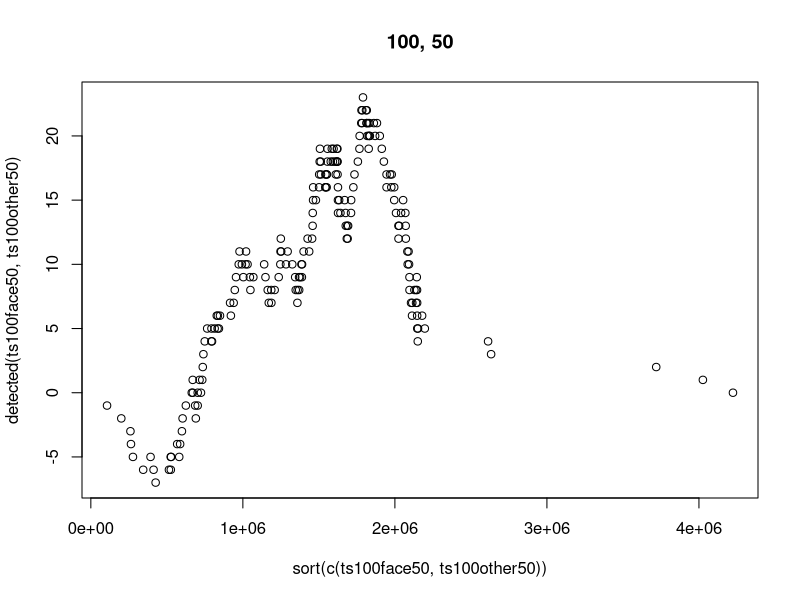
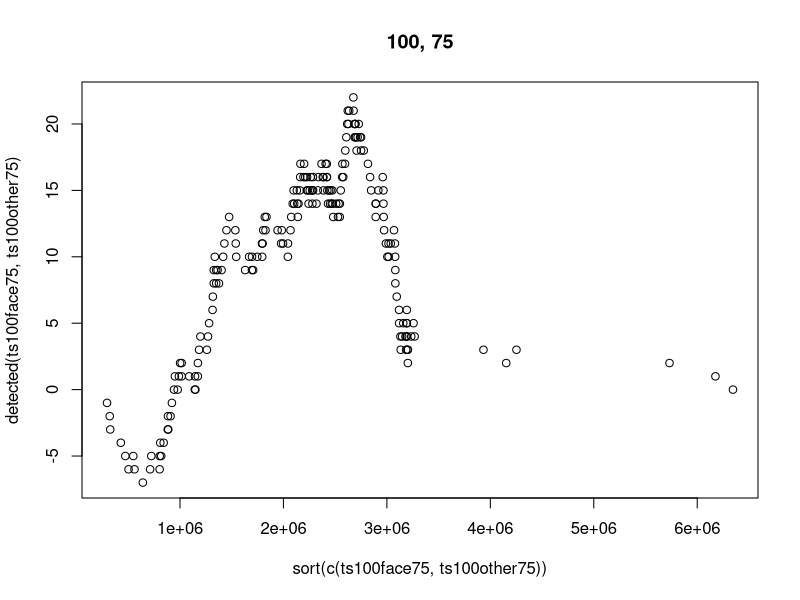
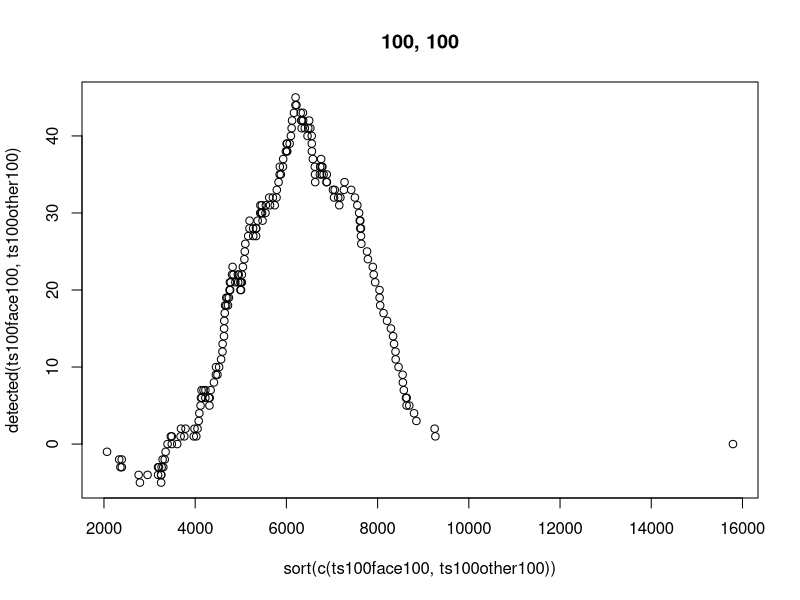
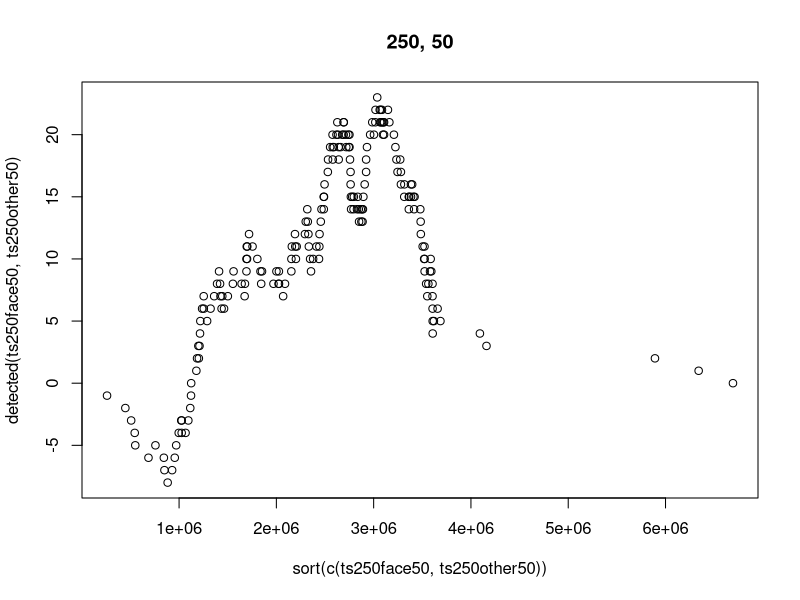
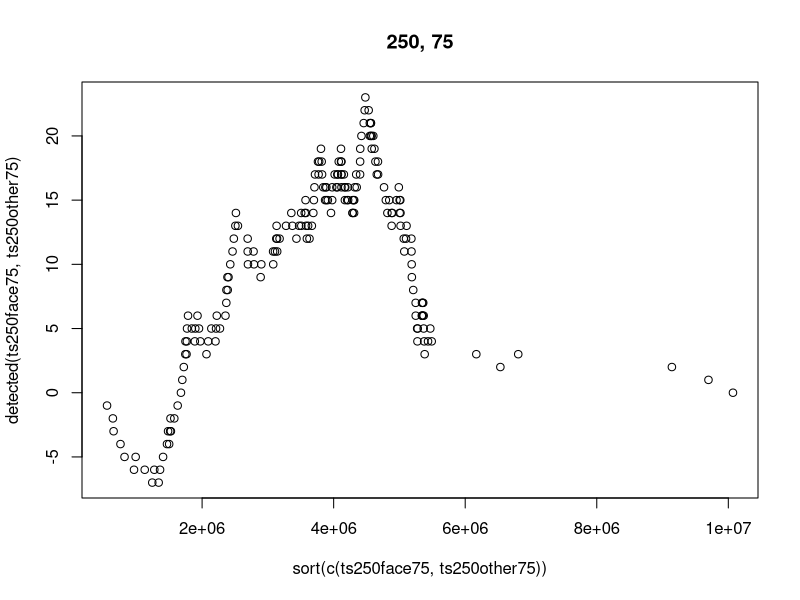
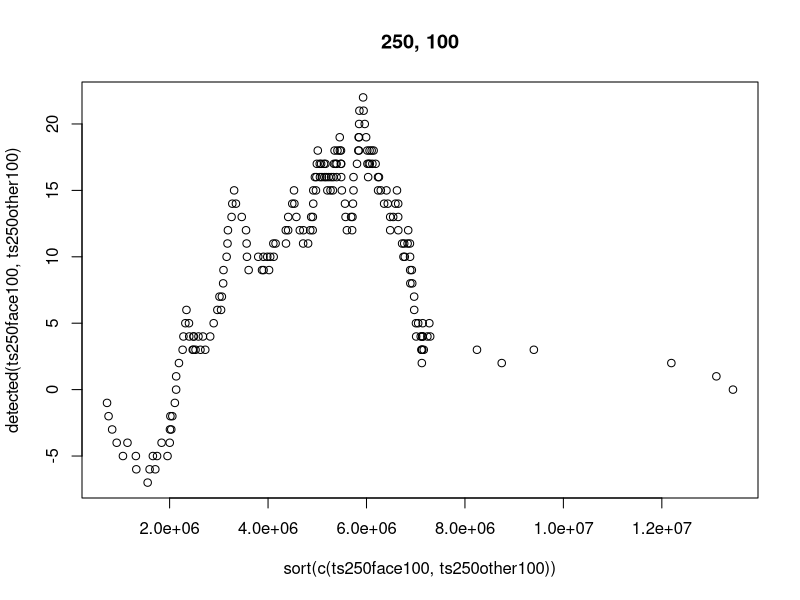
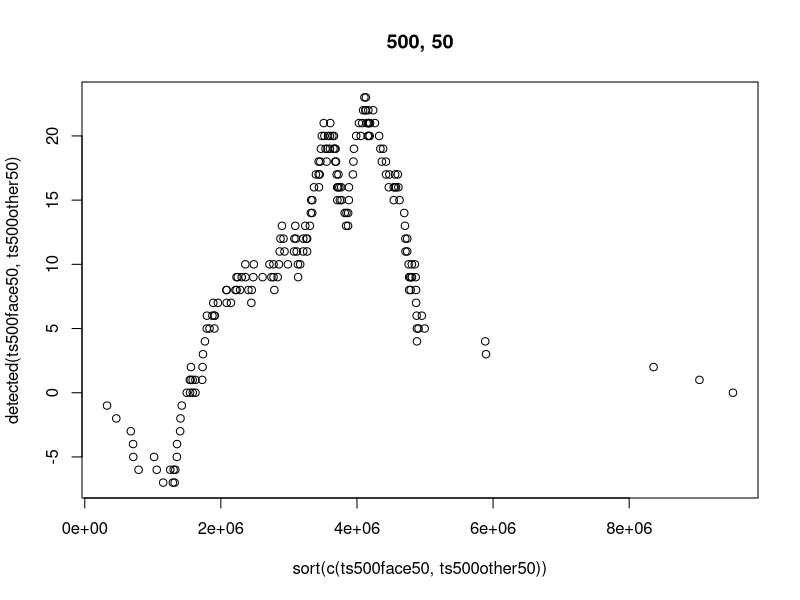
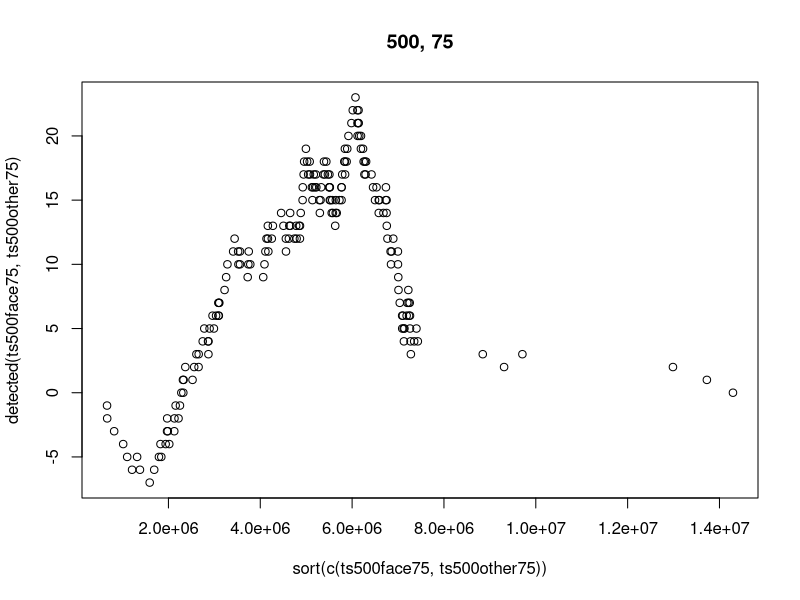

Source code (R) for these figures, in order:
detected <- function(faces, others) {
  all <- c(faces, others)
  face <- sort(faces, decreasing = F)
  other <- sort(others, decreasing = F)
  all <- sort(all, decreasing = F)
  i <- 1
  j <- 1
  v <- c()
  for(k in 1:length(all)) {
    e <- 0
    if(k==1) {
      e <- 0
    } else {
      e <- v[k-1]
    }
    if(i<=length(faces)) {
      if(face[i]==all[k]) {
        i <- i+1
        e <- e + 1
      }
    }
    if(j<=length(others)) {
      if(other[j]==all[k]) {
        j <- j+1
        e <- e - 1
      }
    }
    
    v <- c(v, e)
  }
  return(v)
}


print("Hello world, this is data-analysis")
#100 faces in training set
ts100gtime25 <- 1.1227232
ts100rtime25 <- 0.3196268
ts100face25 <- c(811156.1368664167, 238778.82792389704, 712302.7100136271, 355377.62019544555, 787867.7013320265, 1167039.286982863, 508580.7438974454, 833189.5847078479, 894078.681233225, 734947.6514100229, 932792.2737717849, 938082.7021593328, 791961.3175848717, 756363.4472145351, 690843.760845447, 941893.5821008887, 317849.59654956986, 888779.0951054817, 396855.0409863551, 977630.4701005538, 878900.3364162502, 795110.6964358791, 309373.2724103369, 976467.8439707541, 348774.2353437959, 327515.5076724697, 837998.3065993108, 873771.5868992235, 633794.6866018927, 666977.7339299754, 421342.4061901505, 681884.0558391245, 852932.0735801636, 741874.922584242, 620203.0562035581, 313069.9579550132, 1045678.7169382627, 634841.8495108215, 631834.7318544256, 850376.8242522664, 842979.2762938606, 815380.9813750503, 310611.09350680624, 518107.78952222184, 388730.70967618196, 581883.1017635172, 639681.7888609942, 832712.7578650542, 318010.3833313318, 757168.2537817565, 758390.6192158218, 366364.185236907, 719470.6575885053, 386710.33775068255, 505241.80037946516, 914127.0262227249, 1015384.3526267856, 815586.6972228134, 615280.8419216919, 733756.1479936137, 823072.4774617554, 808717.7488521929, 911809.6978645294, 703045.8304455498, 462874.4537356248, 649796.9048108533, 869719.8767577389, 626031.0644142149, 289877.28893136664, 646415.6447540991, 418037.8949713996, 540665.3000384213, 917221.2474650537, 784694.8720343856, 281666.74928534165, 515790.0982153713, 811062.0705282576, 911655.2090518124, 985624.1461836285, 932194.5493339304, 733255.0388297639, 525078.6685090645, 1089983.5332489097, 958944.1242312877, 442708.4085583519, 1093925.2461104007, 1069328.5197074811, 554710.6120664951, 244198.65436762138, 345235.4591462181, 1049885.1140647575, 723232.9728355629, 445842.84771857725, 443193.68121996336, 383288.30603932345, 916490.1208176165, 989952.4610908246, 309019.1313633425, 711570.5676525821, 665027.6679080849)
ts100other25 <- c(1021243.660427265, 183188.1963956399, 828772.6219747303, 286980.4373893181, 1009130.8466410794, 1046750.3304860424, 137608.29323559487, 348613.3670386347, 782795.934289849, 339216.38974591746, 1045536.8993161506, 115291.08105550225, 631434.6374947719, 928037.6070154323, 813653.1905238847, 850944.5392851934, 685689.1358760939, 601088.6712565187, 859989.3265371998, 850774.8066362842, 485686.7293022366, 535306.932812908, 948231.8060713361, 844316.2321852938, 651683.7778684959, 657029.0875125076, 797156.5865381904, 696204.4175643547, 1081245.5779436354, 1684316.9727479261, 1027789.8992893713, 808914.5025798249, 518592.9460008301, 536455.9461872526, 505480.9769775796, 1069769.0389759669, 1078822.2041316668, 858111.2634606104, 698883.3245323615, 947146.3502003872, 1059288.406378773, 284066.6154632869, 372133.6167368543, 1048001.7470793923, 927504.3278451102, 776541.2725297062, 1732365.6685999408, 510774.8799214683, 990593.6015814731, 988931.2178718747, 174644.88053411184, 121536.21716116679, 797268.3644907366, 829355.7956738459, 1045197.9446284557, 913307.62279496, 724156.0621707266, 1031954.4011790034, 953565.6510474778, 532863.1306902247, 818677.9482953628, 807640.2708794929, 889297.3979379319, 826298.223009447, 2103245.570272234, 749819.7090246374, 1298001.4465810757, 983906.3528382796, 983883.4260144739, 1052156.9825192562, 1063877.2279264396, 784614.3885109881, 711725.2111401601, 972571.2405900615, 258040.9760254064, 1089783.428244793, 1009029.8256395006, 730913.1318332376, 789054.6981567441, 963182.9985827445, 1084471.8900621533, 500060.19853195775, 834188.2837159442, 532877.8985688647, 1062649.290535349, 1060795.1685229805, 791602.5194726733, 917952.2705304038, 361625.2000271736, 1346247.3020816327, 738793.3398937768, 371860.40857384814, 1109633.6184056622, 761247.5444043309, 1079229.4054442705, 171530.7918147727, 639225.8797785379, 312733.4801585648, 960623.9179588614, 1066351.8864421595)

ts100gtime50 <- 1.202916301
ts100rtime50 <- 0.3752416
ts100face50 <- c(1692364.9323421507, 625003.5622539597, 1507158.4487717561, 715001.0476698835, 1556638.4162557318, 1389320.7274895257, 972847.7145813069, 1768155.7708943675, 1790133.7571459955, 1376556.0303493366, 1861552.6360027469, 2089873.7616579125, 1621836.393264213, 1425947.3903383405, 1209145.3269129114, 1726753.1705219797, 527970.4123294316, 1824732.0180502725, 849538.1901982026, 2040837.0396123526, 1766833.3971342624, 1555863.875188594, 663793.3411870518, 1968254.5896384853, 567988.3056686656, 749281.2520165374, 1584946.7914314033, 1686636.493902213, 1458874.7011835233, 1235787.0064061028, 702868.6396874018, 1246524.5785919945, 1756497.1549901494, 1455494.602477667, 1360128.024729553, 670193.2300283929, 2143975.8805216104, 1669545.6688407762, 1020909.8290209975, 1734173.9426821992, 1711479.1058978753, 1617080.9142051388, 513755.4577241756, 1186753.2704982325, 793528.6602963106, 978141.341854135, 1247764.7277359671, 1633334.5295277664, 703020.226183453, 1618172.8494777253, 1502091.8463349603, 765310.9929526268, 1596553.0430901416, 740446.3874076587, 954955.0068753939, 1979089.3286238925, 2114460.104546453, 1542803.6190783265, 1017769.1135483391, 1552116.1203796722, 1712317.9753381875, 1550291.6526043783, 1778762.8807191676, 1461917.711624331, 835687.3380007922, 1249626.9381354165, 1881998.5831651136, 1369718.2333130382, 525469.0333288026, 1294481.1974152285, 915902.4254649455, 1140110.5487076554, 1833217.6119825596, 1505334.5301441348, 587362.9458326966, 946893.9859679169, 1385434.1558003644, 1785692.3962264343, 2028145.8891471042, 1832342.53689511, 1462394.0916912681, 939534.3756578184, 2179078.677453064, 1780323.9893442702, 814468.9619441509, 2152210.0197639586, 2139236.9742469587, 1068918.261657973, 392793.92846207216, 599101.3420761933, 2128335.60052636, 1459676.2846066973, 732798.7493154361, 736286.0196382115, 828395.2777532678, 1815044.980191327, 2054222.1059650164, 603637.5445673954, 1501304.513441872, 1399585.5170526442)
ts100other50 <- c(2007381.8140956173, 264014.7182537701, 1592134.2896562598, 526012.6095649039, 1995310.86263107, 2071033.0060708246, 260502.332411785, 690535.3065444889, 1344084.857804479, 671008.8807234282, 2068729.7087623752, 200281.00085001581, 1283617.3094949163, 1813129.4516200235, 1578170.1285740393, 1676946.6638545806, 1388176.9377893717, 1046130.2399763416, 1689209.1129914362, 1784337.8195202984, 797089.3963761927, 1049681.6143980292, 1869973.6441869503, 1675579.645088664, 833884.2817293669, 1324927.3032979053, 1622715.9450409971, 1358738.5430991375, 2146471.409701235, 4025913.540183908, 2023327.9595908618, 1542420.109063785, 1163539.527771071, 1003290.811482163, 921146.3037834351, 2093125.8934075234, 2147204.087455273, 1641762.0910644308, 1170413.16010285, 1835199.982443299, 2095964.213499867, 426247.7026828998, 792728.3539524938, 2071882.4559019967, 1827559.0837301696, 1513731.7162454335, 3718960.035036048, 993545.7822167323, 1818060.1666175688, 1913832.9836426694, 277074.5925738525, 106570.67335988596, 1148687.9499928486, 1611216.1925595717, 2082252.9711085916, 1683744.7348923134, 1370437.8662879255, 2023795.6044163737, 1827700.9011482776, 1187504.1309407277, 1625546.220967936, 1621322.6374615259, 1625555.9884269647, 1551209.131842806, 4223775.045876994, 1347782.851636715, 2613019.9140394838, 1945187.5011773289, 1945226.4715220144, 2084261.9922119472, 2150471.1441631936, 1544852.6948530767, 1252197.1979049412, 1927553.9324779408, 412625.7620115177, 2145732.974988768, 1995535.4732207153, 1436219.5883691297, 1606315.5534194785, 1900624.3898235667, 2146451.452659838, 842599.9586324928, 1626005.7748919649, 1030755.5827126285, 2106314.8746116864, 2096216.990144951, 1815440.396959755, 1809841.344641621, 686165.8691801741, 2632966.454731598, 1622073.7713323722, 724512.5159437954, 2196788.3545432845, 1512375.1219254013, 2139184.35846127, 344409.77032227925, 1480337.39986098, 581439.6543344697, 1976379.7517303582, 2112772.17930593)

ts100gtime75 <- 1.3355027
ts100rtime75 <- 0.541759801
ts100face75 <- c(2553804.5708379745, 1363845.2088478357, 2254409.185349714, 1016382.6068814362, 2337509.1522947736, 2727707.5403640578, 1417642.5544301143, 2675979.4922248824, 2622122.0195883918, 1983426.1186006214, 2917271.195857974, 4252613.844367025, 2441528.4537895997, 2075323.317502962, 1402170.9153885727, 2455861.3879942247, 722754.9176751062, 2750393.454643598, 1271006.6233216687, 3068666.132014966, 2594784.9643423413, 2285531.1782525587, 989342.0283276993, 2959984.1658984404, 804392.713375988, 1314868.6700925778, 2407670.3757381793, 2533731.528700103, 2228326.823561047, 1792754.6207632297, 881754.9852085955, 1819758.9445030584, 2598131.183092531, 2164322.4798046513, 2089519.7028350546, 1001227.6768174191, 3191778.827081296, 2509479.1276475727, 1429193.522591084, 2607984.3721213955, 2545554.4002789278, 2387246.020207823, 711171.0137182237, 1835843.343191865, 1172731.7322204204, 1475012.302672123, 1746933.9241493545, 2419307.6541884225, 921759.8134407067, 2472470.072931317, 2043941.5342897736, 1184911.1180957144, 2569862.9772535604, 1197321.4361076122, 1326662.551566436, 3016282.3697642474, 3203146.2705834117, 2098330.296533954, 1696256.0588122574, 2368103.668715622, 2567354.368766015, 2263083.8887105267, 2635594.2628563214, 2199883.5422758274, 1173193.4585805566, 1804861.6239259464, 2893466.166360221, 2129691.5877425745, 809520.0220774256, 2068279.4329756412, 1281497.760478816, 1668074.1847940006, 3147435.161900858, 2280586.7989563197, 951150.8516428347, 1336800.9029566837, 1798441.879344827, 2691381.676139431, 3037583.6742308643, 2717141.5980428276, 2158750.67428661, 1317725.4669592236, 3257641.0273345793, 2616546.0493473173, 1145508.154073022, 3235379.143113078, 3191442.4325288227, 1449465.5877903379, 548475.3980379228, 842273.6458151938, 3192926.6942470553, 2145458.779011043, 942207.9599551716, 908951.1451156822, 1326495.0517383981, 2696878.358953243, 3158468.3495943486, 883717.2372728006, 2332331.071869465, 2161993.739889555)
ts100other75 <- c(2972897.8955459446, 502804.05166784546, 2319245.8321167114, 886642.9301934593, 2966666.513828195, 3080133.480228143, 325794.86966586375, 1259918.161281464, 2104101.8398412713, 818088.2948142029, 3077894.4943083096, 294847.8485348132, 1977512.5335785632, 2678004.3403511397, 2280032.979739314, 2475514.964021558, 2193884.388775538, 1535129.856792739, 2467712.818227454, 2701348.899420651, 1089222.0841206321, 1539165.1734011574, 2750263.2485303907, 2481323.960730008, 1349657.1069441934, 1629754.0972667797, 2379816.280176546, 1995959.697447133, 3193301.2280938034, 6176008.977105382, 3004783.635920058, 2242806.29820669, 1695428.3646714834, 1349991.4841153196, 1376663.7627369887, 3095220.8162901853, 3179764.6329360385, 2578047.3583432822, 1826446.110433065, 2696229.363480896, 3117886.3270206926, 640883.4653040945, 1148904.8427759663, 3081695.2760425303, 2707438.8433024674, 2236694.880262809, 5731839.330684441, 2133728.8245923733, 2741217.465082283, 2816949.1953264996, 428016.6554069917, 320946.0416424293, 1707160.7357396213, 2421030.5278436807, 2969034.3334541153, 2544385.1250538127, 2042809.9550597274, 3017507.575698854, 2688225.9738534666, 2286618.727244973, 2418626.4243728183, 2424464.4058633745, 2431071.094917802, 2226103.623960163, 6345430.083890093, 1943634.6237104277, 3933531.678717961, 2891765.580164819, 2891816.0467352774, 3081882.2611576803, 3198699.676709953, 2278249.4127149745, 1794804.3963642581, 2847753.3533185376, 560328.1745899596, 3202565.4681499875, 2967093.4671169547, 2139446.3198329336, 2527110.2380758007, 2837657.358400072, 3193099.253837114, 1143304.21695003, 2450844.176318488, 1543512.0603740336, 3133682.4083632375, 3118075.9126271387, 2628491.6067181453, 2686691.602469933, 1015732.3450269502, 4153494.610444505, 2776501.426409481, 977642.1118212718, 3268426.819014265, 2210491.8476329995, 3185580.109910122, 471742.1485649113, 2386162.581470042, 803247.3349855517, 2990925.540894769, 3131008.9874366685)

ts100gtime100 <- 1.6060716
ts100rtime100 <- 0.736295301
ts100face100 <- c(5004.571077038972, 4091.301369538109, 5855.651951367025, 3285.9829336478497, 6114.7517508536675, 5853.179455176398, 5024.114309635289, 5460.783777595926, 6072.0578006129945, 5704.092994685343, 5371.008287173208, 5078.518969378801, 4453.783138020207, 4634.302262250484, 4934.96065013655, 6734.884822465578, 3205.673095609261, 6165.8448115124, 4808.1644128449725, 3787.956956433215, 5789.574585184507, 6006.843426525327, 3351.6520794710336, 7260.708665439983, 3466.1264924536754, 3263.8272442124994, 6498.945061763151, 7059.817721031457, 6098.53301790091, 4456.6687287287805, 6479.07539928775, 5427.463731506394, 5783.455591347954, 6124.875814354044, 4632.079713092315, 4740.201884094297, 7620.582236326865, 4601.587453038228, 5828.106454891884, 5929.7777052972315, 4338.064075110841, 4655.739127336633, 4682.380836633842, 3487.265938830842, 3255.7607957639025, 4139.657417266733, 5429.944807476639, 5334.163672757017, 4820.162297259695, 5087.762775652241, 3688.9254523903887, 2955.888510652007, 5190.945933444204, 4707.9295913712385, 4182.756214346066, 5099.117807775401, 5541.1445274983, 4648.349405512387, 4411.282287133331, 5989.310512559008, 5924.453284640466, 5549.75925585408, 6338.110251852359, 6198.864286514528, 6761.419981534139, 4568.6507936675225, 4118.344212649954, 4127.977115527007, 4051.4726640590557, 4076.4230641330664, 3394.85132143273, 3185.9909423438494, 4524.782389792512, 4638.965502435886, 6014.983253377057, 5163.4579292213675, 3985.1466749052647, 5192.306040934204, 7183.224233009643, 6361.750747309814, 4598.059580322474, 4760.626516464144, 6789.1185850241245, 4955.435776080629, 2389.0445593277664, 6739.9311265677225, 6200.861392631145, 4224.5536662462555, 3332.1781705234057, 3680.808621500505, 7274.900387395269, 5022.998468556334, 5624.075183693943, 5045.509350932413, 4317.747234867518, 6884.982847966905, 5337.126320415744, 4753.722427057699, 4780.096300999786, 8636.74338031362)
ts100other100 <- c(3968.7093632240076, 6816.190356901298, 2360.3441090615547, 7635.3057799450335, 8459.023414355528, 4223.15155079189, 2067.418391372662, 6524.70695494383, 4990.384799679697, 8392.651768839245, 4300.470379425693, 3486.986370284029, 7786.790106011616, 6581.005395486665, 6887.348276967614, 3760.858177675907, 4312.827258109295, 7555.096290796705, 6774.494949850756, 4682.449805325127, 4719.157784810351, 7420.450578796502, 6366.654616115473, 2390.7923802137975, 2760.25653384435, 5466.465393716715, 6628.1439308807085, 8850.236648498772, 9266.615690329996, 8043.2450363187045, 7768.446394066425, 3301.0951228630033, 4942.336457149247, 3606.186138179199, 8694.2098924457, 8574.804596092545, 6220.813336493697, 6631.4984158997695, 8041.3148407376675, 8621.914785599187, 5477.279603286194, 5005.567846672543, 8396.140089138098, 7021.184202605279, 5335.9032923400555, 5744.77132667773, 5878.529620910492, 7502.167247999652, 8291.826069012357, 2333.6443734961895, 2788.523467776454, 7635.03528398713, 7044.366995338034, 4024.5318223826403, 7913.979595119124, 5448.412053650973, 5640.845280881695, 6772.744486865283, 5270.205208075771, 6878.479917564946, 6313.184890180077, 6554.967933059377, 4767.789119601305, 15791.388439884608, 5272.966389378125, 9250.287548414846, 7894.305948122728, 7946.916750222145, 8339.774404094445, 8360.27150723563, 8206.796529930103, 6463.200335870845, 6559.160155252574, 6013.9068228844035, 3186.2494090915543, 7619.391233034532, 8129.443585102028, 6623.466542000036, 4881.0913043914015, 7594.836464225294, 8635.302840684173, 4145.55592472016, 7136.023598926255, 4488.410774236087, 8056.49055505661, 8548.133437569842, 7158.8857384876255, 6015.466215370858, 3252.7495460993173, 6334.2063769344595, 7608.376711734893, 6326.354279227248, 8799.108632289204, 6403.752633937843, 8553.672274805456, 4839.113103371222, 3253.7230701767216, 4992.827817183207, 6556.424781693477, 7642.270589585115)

#250 faces in training set
ts250gtime25 <- 16.041528899
ts250rtime25 <- 0.295626601
ts250face25 <- c(1353054.3883305823, 452892.9314431776, 1202351.8521915353, 595891.3425366944, 1345278.788860622, 1888442.4432644458, 904981.5910109901, 1381017.204568365, 1518039.186597052, 1243885.7935311021, 1556453.9715270172, 1532325.9174894711, 1321845.4496364698, 1283418.7137955597, 1180746.692522411, 1585775.1252697129, 575286.9609610852, 1512042.0148100213, 668945.7442650376, 1608863.6648408112, 1469613.499968548, 1349705.1094753197, 579546.2642849259, 1647906.0978508012, 630034.2494425701, 489517.0228942973, 1422138.8739613986, 1488875.6805855962, 1094271.481722697, 1139105.5707938033, 786136.8621972412, 1183560.1839274047, 1425201.0581415957, 1277177.0251321776, 1063744.7927809344, 571411.8086175839, 1734464.0940739557, 1069459.3437363133, 1049102.802647215, 1417953.657587762, 1406873.1314091948, 1360804.7288417516, 618848.917401888, 886542.17334323, 586401.7112251181, 973941.7909820462, 1039029.667799649, 1412996.5555806572, 580544.076026487, 1256675.4481142322, 1209172.3614000273, 548539.2641703357, 1228147.5796836324, 677207.347446527, 819961.8622145521, 1518726.3977515379, 1678684.2724415404, 1360762.5454613906, 893019.9046475636, 1251446.306663865, 1386425.1305481058, 1257731.0540074043, 1544533.8287757875, 1169092.157248574, 839638.8173660331, 1110085.8349512678, 1454025.3249607307, 1065873.5977338268, 526036.683538328, 1088694.770559488, 650785.74455573, 873752.5976964203, 1473184.9654171292, 1325158.2352659225, 520046.2907759195, 918062.2014896914, 1376301.1697363006, 1521389.3725028806, 1662539.7908132393, 1572488.778999297, 1243420.429964174, 943557.0628380587, 1830012.88462214, 1547706.2600058427, 626702.3019828092, 1813593.0631592206, 1784215.429381028, 903968.6231844187, 446436.3121589198, 639526.1320874601, 1759027.99637717, 1232024.1011858622, 806951.8088511111, 787921.0977735226, 683955.774454102, 1547315.741596484, 1646949.7128969983, 559926.2804201281, 1211328.0707171245, 1129170.9947271757)
ts250other25 <- c(1721965.4756887448, 394438.8794178079, 1411479.935742979, 485266.30065594363, 1700291.2220888378, 1760433.751559419, 324166.2634583503, 514979.9574489235, 1340369.913487312, 614095.9781956768, 1759568.819312209, 262160.24153106747, 971826.979851458, 1571079.9675917, 1385583.3784014424, 1447265.3985462717, 1131483.8611139823, 1052748.7664227176, 1449009.1879177399, 1443062.261839502, 877308.0896560979, 940236.9620395156, 1604195.2989217024, 1415821.7244304204, 1083220.2084883994, 1114589.816335734, 1353099.2804412567, 1198951.9958952554, 1816443.2942358518, 2645187.260138402, 1732851.9355512804, 1385829.8175586623, 769627.4077592978, 937807.7258291838, 884646.4491333396, 1798675.0541708667, 1811371.553009615, 1459223.8510667223, 1209275.5359585946, 1603099.981293651, 1781234.231934993, 576130.5676894226, 684224.1992766114, 1763285.2694512482, 1568304.1975302426, 1315259.1152866639, 2761308.1925044665, 913121.3932242538, 1672694.504518746, 1671007.4891373722, 359682.581171463, 232867.81004675993, 1355519.424830992, 1412886.2971858876, 1606865.1631477498, 1532771.825849148, 1245918.6870173626, 1733362.6208740645, 1613700.0613307732, 906357.6332243473, 1394851.145534383, 1374328.3122793077, 1510067.367484272, 1399019.395951278, 3315387.9451616057, 1268887.4814559796, 2017713.4914412573, 1659978.0876012545, 1659988.5394748894, 1768790.111938187, 1775200.4926235694, 1339739.1450784379, 1222064.3720227508, 1613043.6535634452, 495422.77945232386, 1831729.4553462742, 1700375.4440732934, 1237254.3788479369, 1326819.7406281503, 1626049.6885611732, 1821648.9321804284, 870138.3211517188, 1421248.5387293377, 937906.0024306419, 1786669.092185487, 1782970.1627177873, 1253972.5241034434, 1553963.5244593138, 665685.5445573957, 2127491.3175422237, 1282527.8506900389, 712723.1467472645, 1862077.413858567, 1299782.883308689, 1812924.0385907716, 371107.62400374335, 1087880.3303961908, 575751.454092093, 1615983.2226517983, 1792527.8482341256)

ts250gtime50 <- 17.3253895
ts250rtime50 <- 0.462066
ts250face50 <- c(2836146.79221255, 1115009.9207913596, 2531271.955084767, 1095125.513975921, 2660297.83570639, 2208972.112223551, 1719272.1026393855, 2922657.4916121424, 3036730.0603876156, 2317914.498176379, 3107152.9736209265, 3364847.0010663415, 2740552.7426050743, 2463847.1945765866, 2088801.3959776585, 2931496.5399927762, 1022266.0224363245, 3085198.8165827664, 1410968.048018717, 3395770.9542438784, 2985740.237855823, 2626823.0203503864, 1184731.3794778024, 3315637.9503914556, 928498.4635256283, 1177707.8237984055, 2693037.40733468, 2882109.3392467545, 2486937.549662847, 2159056.9507227167, 1253102.7877507692, 2154732.569790521, 2964066.3982120645, 2489519.195009842, 2302093.689266335, 1209784.4116498695, 3579392.4226272516, 2796581.8486626893, 1701041.4904164087, 2922410.351969242, 2894415.536254655, 2751018.1217180933, 996363.7086381345, 2025985.8035385595, 1198203.929216271, 1695423.6889000945, 2000824.9794555935, 2779564.3389415834, 1218612.2966145242, 2691279.473649652, 2441762.374908323, 1122769.0274010873, 2676650.797664423, 1236848.8270825017, 1559975.6564334822, 3273031.4351636935, 3522459.990067006, 2617662.492525102, 1553216.4404351322, 2590318.6556624123, 2889704.0014955015, 2529013.249676873, 3017162.04886743, 2443674.374420038, 1501263.117691186, 2154000.447241574, 3146912.401376755, 2293730.128269927, 970412.7070807839, 2191416.801255112, 1390614.995370702, 1852498.9366881326, 2907803.5717424825, 2577576.9607540197, 955643.6397963875, 1692896.0089614377, 2377740.6351534007, 3019065.961617392, 3383259.7052929094, 3100325.402041433, 2495270.5405717087, 1677058.1556926633, 3657274.8102289443, 2867802.595711044, 1215299.0124533128, 3619074.266290195, 3585945.7877751403, 1692589.3796108572, 756997.4806860895, 1124544.5062535391, 3562345.2591750184, 2456711.485409102, 1323632.2238356853, 1360791.1213111572, 1444086.77059185, 3070736.5659035672, 3420382.822127255, 1027265.5453972834, 2552722.6449968438, 2411928.1419521836)
ts250other50 <- c(3383772.875865458, 544171.7803361355, 2715366.822219257, 849569.5822347391, 3361382.5454026205, 3483251.5515662963, 507519.17570193164, 1026696.0357279617, 2322937.791906291, 1203108.2360664876, 3479486.088196302, 447695.53060999117, 1970251.303692518, 3066215.2392131146, 2691665.9631967843, 2847276.128216372, 2329382.668400377, 1844188.737298335, 2885990.9165196163, 3003053.9181663617, 1462158.827721825, 1836851.589339511, 3161503.951202244, 2828857.4759055707, 1421302.4401721023, 2194140.2036692486, 2756989.2222517245, 2333957.858211801, 3605106.549369855, 6340599.662391311, 3409008.7687490885, 2639916.323627136, 1755134.5566092334, 1673865.3880729885, 1642708.8225086245, 3519047.6498122783, 3606905.1770551675, 2793245.57584322, 2069701.843811395, 3107023.353179447, 3523444.8580815685, 882726.2749724919, 1425693.9050085107, 3484958.0698492387, 3089584.9105841974, 2579273.0959639666, 5891554.836805245, 1698484.3095067944, 3075939.2741073747, 3234287.1639737617, 549697.9718039869, 259540.9225758125, 2022925.658084049, 2744129.784097905, 3245511.834900195, 2850044.583635853, 2356261.179028922, 3415706.882621401, 3095971.941080965, 2027209.0064560433, 2763265.5188876325, 2751636.052079018, 2762689.3122948683, 2640704.6260153344, 6693304.137206019, 2346965.421503064, 4092111.684425144, 3280272.4388627503, 3280253.0697299433, 3503879.171254628, 3606665.149706754, 2633919.408744375, 2200917.00795187, 3223734.3415527605, 843629.4654233091, 3605747.6117184157, 3361481.137187501, 2438340.926564497, 2718278.3479867205, 3208247.6646802234, 3605078.820424023, 1436905.662798953, 2768183.0728155514, 1804585.5100673235, 3539505.26516604, 3523984.5046503195, 2873891.7147739343, 3062377.9933419228, 1254226.0251891038, 4159799.8163950793, 2765936.8023902336, 1288207.9398181296, 3686293.4363226253, 2579714.69814009, 3592520.083330936, 685404.8373921773, 2487510.085696941, 1066593.9404459524, 3314403.806477739, 3551363.2377179046)

ts250gtime75 <- 18.5887829
ts250rtime75 <- 0.705032299
ts250face75 <- c(4289736.774228201, 2401269.419403871, 3807338.349973393, 1513994.5929109782, 4015382.2989834277, 4422463.155976485, 2514183.4802521835, 4482152.774295326, 4456678.963595286, 3356485.104678993, 4890699.5917792935, 6806300.281562249, 4111663.5821017693, 3572719.8812031085, 2482286.9318320053, 4155405.122331453, 1406880.3571350398, 4673698.068113895, 2223319.830803487, 5108045.168213816, 4401959.113389647, 3888973.1689393967, 1768253.8636056345, 4990664.437251575, 1273248.8542186255, 2092839.9644386657, 4055651.5134313484, 4304935.526680297, 3761658.648781535, 3107955.956309641, 1678564.4935910054, 3127848.637367795, 4402520.2845618315, 3699498.884590953, 3560286.7718975577, 1786124.9635806717, 5352384.531865795, 4216542.343516162, 2370074.803150498, 4404212.154358354, 4319877.847977813, 4064995.28707528, 1360975.865445269, 3178006.184591767, 1771103.4929633124, 2462891.8151470944, 2900401.7298870436, 4118238.4669529134, 1628636.2633419433, 4176551.5272746896, 3276162.378669595, 1747294.9360532397, 4312451.032435046, 1896559.8464410387, 2211976.276752472, 5013095.360340753, 5342750.722782928, 3506190.825127052, 2505914.6651262254, 3977736.104367787, 4342778.407109125, 3779850.8408766896, 4471584.53613542, 3708059.2152570467, 2140504.007868613, 3132741.9219634784, 4845360.240659323, 3611759.899855747, 1482702.9824537737, 3474969.7010662453, 1930108.4685979397, 2782287.5256613204, 4955822.050503204, 3873855.5802926198, 1466225.730586195, 2428269.945185952, 3079372.024334187, 4565249.304541777, 5100386.874369751, 4602650.0184711525, 3690934.5113206967, 2368306.113609851, 5469139.342781678, 4077486.9641493107, 1699140.414821298, 5435015.205561286, 5361689.641722937, 2385680.7321957937, 989987.5532365394, 1577199.481909463, 5339945.67493591, 3668619.39825469, 1745147.428949891, 1721747.433114915, 2355232.302275322, 4566997.441413823, 5277959.8710023565, 1519397.1038289655, 3977722.1803136785, 3716429.6249170955)
ts250other75 <- c(5015814.707754312, 820870.1808971139, 3959779.8367179963, 1339824.0768838646, 5003062.881800092, 5186204.007631567, 643573.6702367205, 1889332.0393513096, 3592766.5846179267, 1525606.9940255801, 5181738.523397529, 654530.3181984527, 3081435.151673094, 4532421.237472394, 3911827.2943224376, 4205107.9762449255, 3580015.2051038267, 2693303.617185892, 4220014.454291623, 4577613.931005167, 1973221.493606171, 2692626.2006698786, 4655716.350439748, 4170733.874862023, 2271536.2571764714, 2788636.550293312, 4041602.5131904827, 3434059.1992843365, 5368847.748466243, 9698233.299362984, 5065784.966037769, 3842380.9828197453, 2544767.2331200424, 2203428.503467719, 2389459.7001552847, 5209920.698181747, 5347626.67538091, 4350267.9480181, 3141563.366121419, 4566903.035266596, 5246881.665264795, 1242386.4052107034, 2066676.6138880278, 5188926.8903239975, 4578776.687467957, 3823861.353617791, 9142193.00413391, 3578484.7612349913, 4634937.546178023, 4765899.144964901, 759138.9775384062, 554841.6432324956, 2890106.999585564, 4118944.763833166, 4619399.596437466, 4285767.237413738, 3508516.530467927, 5073737.034432054, 4550148.707419144, 3870094.4500570986, 4112130.8046304006, 4117569.506989645, 4118560.0009959843, 3818077.4233260667, 1.007065644970019E7, 3372987.463380765, 6168834.9788760645, 4881527.600899154, 4881593.098369505, 5183469.831724741, 5375882.910257471, 3888884.6576550105, 3139690.432113669, 4816937.532132782, 1127872.974138024, 5383705.220334343, 5003403.964253947, 3632608.9450671007, 4310661.137247384, 4793256.086728661, 5368887.245088645, 1952867.2699418585, 4167389.2889151787, 2697184.891912898, 5273825.666247253, 5247718.714056097, 4290069.720713447, 4549863.289829047, 1843792.024468894, 6534490.801783491, 4675549.662962166, 1763239.2994789947, 5490705.468100856, 3771131.067790999, 5354434.409404955, 964898.2903909337, 4056645.9435976245, 1499181.2329165677, 5017576.472813561, 5269338.07040925)

ts250gtime100 <- 23.527076601
ts250rtime100 <- 1.0480521
ts250face100 <- c(5714949.911870932, 3061637.6232892093, 5165418.811013459, 2016014.9318234914, 5338995.424237748, 6405701.48534877, 3310721.4722630903, 6144389.616739174, 5833641.776937153, 4407852.139886903, 6541989.178201364, 9399966.060561918, 5481574.958726676, 4717707.086706879, 3158490.865151511, 5351443.794358706, 1745273.8211820167, 6252640.247441252, 3087833.9465303784, 6847117.326009031, 5849047.4622163065, 5136290.1034076, 2320139.5302163465, 6619102.455066902, 1593728.0350365078, 2824392.9339619987, 5283200.336505711, 5687764.294200867, 4918055.347317112, 4043467.889447429, 2133182.245370805, 4152939.9521807497, 5850080.111792608, 4909671.019619671, 4856584.735994391, 2483534.241071792, 7131306.130981861, 5724525.545004708, 3012947.424921818, 5855796.883020067, 5736058.008930185, 5393396.17103301, 1659765.9575300415, 4360639.354260782, 2280801.3365774266, 2970190.5773656145, 3906191.5941587826, 5456489.4908851655, 2189815.1272832584, 5736048.402590453, 4409486.975338101, 2342277.7491359166, 5807109.077896178, 2491603.6554941107, 2895369.000591552, 6765666.013538727, 7141750.62130651, 4491893.509494975, 3259050.3911829405, 5410186.609165127, 5840543.156722529, 4951876.746611415, 5931165.122090726, 4981796.958111873, 2676934.5388442916, 4107397.43959365, 6587600.947585564, 4991323.326573613, 1837327.5131754493, 4527366.027172894, 2586341.7538327, 3800808.9582621343, 6921067.457532014, 5077676.959844244, 2002922.2932766613, 3176286.020397052, 3983898.961918486, 6046444.41059018, 6835201.24291142, 6104339.197774518, 4876343.693694082, 3094714.82079184, 7276518.607127769, 5231970.774005499, 2264618.371687551, 7236788.456098793, 7136484.621650331, 3184841.5924591846, 1143861.6087960235, 2054847.1622209067, 7126629.067878984, 4918654.833227927, 2132452.3269339926, 2106577.9427945768, 3273562.3776100846, 6062505.955658549, 7049794.743192255, 2007210.5291871866, 5326159.748045917, 5010506.441640774)
ts250other100 <- c(6645798.143948068, 1051877.123530724, 5204824.292953352, 1709488.0790016132, 6644094.1396985985, 6887411.872644261, 759808.426246056, 2526945.047248258, 4712985.380861656, 2033706.4314562902, 6882202.1773014, 833121.909688542, 4114469.8186506657, 6019335.343211272, 5182617.697159732, 5574403.229777751, 4907074.641906218, 3347320.544285821, 5563275.881765715, 6234393.112783597, 2469895.170296735, 3552492.3006797577, 6185116.363668658, 5479016.531949012, 3605980.1025486365, 4020675.29361036, 5392595.528321087, 4534876.731974185, 7124296.819498278, 1.3107903178438488E7, 6723512.712552125, 5050125.755173632, 3465676.696986066, 2626941.494551716, 3045405.287845611, 6928972.454108949, 7101796.478810303, 5846142.354725291, 3909194.4993952736, 6016045.410508929, 6968166.348971497, 1554194.4631232051, 2724345.280774814, 6890788.521602183, 6067848.707574046, 5054332.764719357, 1.2193352940297768E7, 4575109.085338374, 5992648.058709389, 6290439.796512002, 925118.619693889, 728885.8645571424, 3564704.12657799, 5485904.319014318, 6119300.568607187, 5370842.50105089, 4644995.611623553, 6777823.02861496, 5964730.640037467, 5317915.315597732, 5459169.140657944, 5486115.080395514, 5268788.470963048, 5094048.9133307, 1.3445077412660006E7, 4364271.80472943, 8244677.601001034, 6481520.127420486, 6481449.665469133, 6885062.127343249, 7163124.315386398, 5146728.081048817, 3877803.909711966, 6432617.2798469495, 1323238.3229743817, 7142428.3886539545, 6643932.845072634, 4813778.301601645, 5941014.737917684, 6358501.6372918775, 7131393.025188172, 2483927.3135476387, 5499280.675297274, 3571519.326081996, 7009045.618352932, 6969184.298375422, 5708394.561330686, 6033694.323499082, 2398750.237820089, 8747223.943038007, 6235989.961012338, 2393427.362456833, 7293724.195843, 4973208.404018503, 7115194.24034909, 1314455.2769374698, 5601787.964120762, 1957530.1707199796, 6750933.160551522, 7005005.328749395)

#500 faces in training set
ts500gtime25 <- 163.8486367
ts500rtime25 <- 0.2819264
ts500face25 <- c(1806494.4912516472, 593433.3394402665, 1623380.5186177522, 830419.5201477803, 1811136.8415301263, 2698917.740568089, 1206321.8126038564, 1898783.229555092, 2044885.1121415803, 1655122.1396562275, 2098171.61414579, 2139414.478279941, 1760032.2255625864, 1733438.621921106, 1572330.8314742884, 2127317.3670761823, 731802.4615933514, 2047038.1867857315, 937151.1600338364, 2163713.997283386, 1975266.2680405446, 1814223.3305976454, 746199.995479635, 2233276.080178507, 884539.8463688369, 674833.97597024, 1898707.420288237, 2009770.2795803025, 1456270.3470148607, 1501561.6561081528, 1080809.3557443297, 1586553.71362295, 1913516.973180078, 1714927.2951296947, 1446331.9770117374, 755790.8848392649, 2351825.3190075364, 1414780.5921583357, 1453648.2111324752, 1907894.3385491993, 1884291.180075801, 1810626.9139537876, 833344.6554316266, 1212266.8418795574, 859624.5596694231, 1317444.003123818, 1458429.9194793545, 1896577.9535911847, 763692.2629816129, 1709042.8875796767, 1709659.5161595594, 828762.2200941452, 1654645.6504319962, 939422.3749458864, 1141548.6935400001, 2060927.3358403933, 2264873.798447647, 1804647.901405182, 1295177.467451886, 1701378.9090532674, 1863321.87185197, 1750790.1485292218, 2086398.5929456756, 1585010.1778663641, 1117795.1808082294, 1467672.2938024844, 1962914.9733163286, 1456707.3675747477, 712650.3850396388, 1432082.0067744302, 967490.5098192221, 1196762.0557855386, 2096923.216953019, 1757319.698834314, 739943.7927725886, 1213172.3083408913, 1852451.0002975445, 2046352.50212865, 2263612.0247983085, 2120295.094146185, 1657120.1461660808, 1253651.895617966, 2480822.213562057, 2172210.071149206, 932249.3746217662, 2451335.0621259445, 2411892.712752235, 1268239.186681011, 575039.2484891328, 810811.1534284968, 2389986.3745073685, 1654516.5248326412, 1078564.1645865543, 1039593.175831192, 906570.5301736745, 2088433.5327355205, 2217700.346828551, 742992.2930824521, 1603531.8131993203, 1512623.4039208656)
ts500other25 <- c(2336497.5600463036, 530984.9236052402, 1899167.4101794, 702523.0138261049, 2305255.153542605, 2388825.5610313136, 430608.8890247964, 779230.1614831914, 1805827.2644714022, 804304.4343706787, 2389395.966049965, 296104.78968328383, 1411778.5499780395, 2128662.058263318, 1868535.2580273687, 1951004.049980629, 1562481.451908228, 1399579.4618104568, 1947671.625183742, 1968084.8107961211, 1144456.5987734618, 1237794.984777968, 2171965.761993133, 1888930.0563583863, 1543232.4065693596, 1503192.6287036568, 1809692.8565179596, 1601654.98622341, 2469008.448826632, 3736115.6808027304, 2352610.8737555724, 1865846.7878173073, 1147618.145983189, 1255020.0770441536, 1148609.6449407982, 2443048.4627144923, 2461643.2154986933, 1979960.1338118927, 1614723.884209336, 2168053.8084304584, 2419323.050431245, 772484.9530216007, 884835.7747669762, 2394359.1001741965, 2118126.3597474243, 1756031.7028332988, 3925892.4632362085, 1218069.1125800314, 2266226.394117519, 2264372.3779310877, 468142.5211613536, 291793.8792628647, 1814928.5065707215, 1899638.1508114072, 2310457.696178607, 2063413.6003537667, 1664340.820741615, 2351977.6888926686, 2179979.967497433, 1251901.5793923337, 1877646.5092303532, 1847558.3114118762, 2030734.7849923312, 1864608.0870717044, 4725530.119285355, 1688166.200042189, 2903167.1622672426, 2249192.169605485, 2249172.883129785, 2399871.940397837, 2414459.9521935154, 1799539.4261532202, 1637450.5025807018, 2169909.6776379794, 623172.491351309, 2485003.438272927, 2304875.480592233, 1657053.8001213935, 1797029.8965811972, 2200899.692625395, 2476032.7481103744, 1205029.152361062, 1914494.525978642, 1237814.716699876, 2427118.413703089, 2419531.456483565, 1818329.39467997, 2099981.4025580725, 853705.0550736135, 3042482.9630123805, 1730453.1999130095, 970787.9945210147, 2532177.883339337, 1737136.5294967548, 2463788.455790873, 469614.64290283463, 1478201.1845776734, 724717.1989848453, 2189853.497268527, 2435415.5770740155)  

ts500gtime50 <-178.153826301
ts500rtime50 <-0.5829222
ts500face50 <-c(3768045.631251739, 1401831.7639450622, 3369202.677505553, 1544814.1509833045, 3567112.8469583, 3210786.8227831926, 2247978.3712460576, 3955424.96376437, 4090557.7054573935, 3080550.685656804, 4163497.4241003604, 4783188.732059829, 3661635.968187941, 3344261.221666563, 2773340.5446489006, 3941130.091744977, 1306129.809698471, 4166427.0894596116, 1911873.7045309914, 4560035.920613027, 3988285.178130491, 3511780.440764805, 1498868.7000299597, 4475673.053509922, 1356443.9222126708, 1626481.357923767, 3603057.4673038404, 3881449.732326737, 3308566.3574467096, 2854068.2980029136, 1737547.5381454558, 2897307.106482196, 3947848.8595731636, 3322317.6712447633, 3075764.577214125, 1555910.7947896582, 4804674.6892230855, 3722602.7492992985, 2476939.014968646, 3882192.3580071293, 3846256.107686321, 3684199.954822218, 1255667.966644328, 2714215.0641953014, 1731076.6375222187, 2306156.8831067355, 2864737.060080259, 3727924.5159632927, 1561278.5222985356, 3607663.3424339183, 3452408.990412804, 1726357.0859193678, 3575467.7376009226, 1794758.2490983268, 2085884.7437320873, 4384821.43417775, 4738413.052949564, 3482497.422193241, 2359859.9663838297, 3461828.622867291, 3870784.4432437397, 3469856.307041567, 4077388.2356886147, 3240237.6901106522, 1956859.5786104435, 2834932.53590721, 4237909.141366958, 3093592.2035107105, 1353925.6057326884, 2875808.964216255, 2080642.9165019684, 2484400.0417573806, 4192024.077767427, 3436931.0365649345, 1406884.0500896345, 2230380.733537911, 3165719.0542543633, 4029508.0730629065, 4561193.9332129685, 4176846.2244393043, 3327876.978128293, 2214682.5717255264, 4953260.019310918, 4109450.3462087377, 1875794.6649328752, 4904885.372579372, 4850225.731758511, 2454013.809807889, 1018585.8847184256, 1425560.4557619013, 4806080.603346834, 3268102.344319055, 1766240.0337496528, 1792883.3906803806, 1887806.1295789415, 4131361.5051993886, 4600668.509691596, 1330709.5382306194, 3396935.20734787, 3209803.946576116)
ts500other50 <-c(4573674.362542727, 710528.3533044575, 3639056.087603149, 1294553.0627399895, 4540170.968565656, 4710664.793247263, 677128.3084762376, 1587620.561486527, 3115494.2233519233, 1546799.2404660212, 4705547.196670999, 463590.3084888361, 2920516.8069098247, 4131882.302398066, 3603054.678471166, 3820101.0180955864, 3267236.50915434, 2448184.030059509, 3869106.8862548727, 4055564.6346207405, 1904967.204802145, 2404978.791637157, 4264870.572965384, 3774422.381686291, 1902513.797775294, 2985336.4054815383, 3691872.6787789976, 3101813.4061968657, 4881159.324845427, 9032427.395770874, 4608812.801820241, 3538228.8303712914, 2612865.5496166693, 2283564.7234825436, 2148659.16415187, 4759229.525156963, 4869631.52233244, 3749578.898743817, 2774079.276187015, 4186975.3100165837, 4766910.07435153, 1152553.733514471, 1833178.175404353, 4713525.560132894, 4159303.393679037, 3437532.795478949, 8358808.872090597, 2231180.2608010643, 4141566.670871523, 4366221.395359126, 713236.3014510953, 327656.82621581294, 2786530.850232612, 3675227.77302439, 4694779.709541206, 3840290.864253385, 3135097.426128277, 4625473.107632867, 4170966.873873773, 2742951.670045652, 3702445.5610292465, 3681552.808855013, 3709691.033895795, 3553891.081175341, 9524981.191552382, 3133241.24653489, 5884975.003538815, 4426575.930990148, 4426550.933112812, 4738471.304989373, 4867907.985060707, 3521611.050772509, 2935268.69168232, 4343945.298957345, 1057934.8240103645, 4876892.949311324, 4540197.785737242, 3256551.9021552363, 3654953.8057886423, 4325655.753055005, 4881144.005472877, 2085634.2991976077, 3711791.8422825453, 2362129.361101188, 4789840.931563016, 4767679.849451509, 4171665.675256925, 4122265.1843129843, 1586078.8767715178, 5896095.787115596, 3741938.7894685194, 1626747.2166584337, 4994827.09085713, 3441611.8336834526, 4863178.546192681, 791303.1623199545, 3342280.8951965156, 1320797.7629134, 4467931.499266363, 4806179.005549475)

ts500gtime75 <-183.655477901
ts500rtime75 <-0.9264471
ts500face75 <-c(5724331.56120321, 3107974.895315367, 5076119.465350824, 2156842.80216622, 5376393.432811569, 6278658.057924308, 3284659.5198011254, 6073180.423182341, 5985160.64018751, 4454559.895396992, 6592171.33718084, 9708248.94775898, 5505383.752154887, 4845607.955710816, 3257049.946452798, 5567277.167747555, 1792979.5687017704, 6305279.351357837, 3037497.032180923, 6861390.594257402, 5920272.303746489, 5210918.596559665, 2250784.622071159, 6731921.5140798595, 1827052.4227450993, 2896136.3218957246, 5387244.775908654, 5769567.523961012, 4993899.88868039, 4091655.9724586094, 2315702.3264083825, 4164862.7500130325, 5894041.48311033, 4925129.028830869, 4781771.150447196, 2330008.490300226, 7224299.552690103, 5642585.038303812, 3441101.0332636037, 5880866.816754366, 5785105.621754919, 5438504.407739053, 1690271.3428647676, 4274376.256305593, 2561300.374918643, 3409396.994807362, 4250501.825730348, 5514836.843793846, 2127050.5304747215, 5645515.5060238475, 4622594.647355133, 2658798.427207911, 5770638.638808843, 2746429.920503772, 2960690.2377750287, 6736513.357470031, 7187443.02016632, 4632534.130135574, 3739922.8839920135, 5325978.5763513865, 5829692.112968356, 5165162.74811366, 6014156.061552181, 4955485.919493103, 2780721.9708472188, 4135798.500781726, 6531986.009051016, 4864918.52088676, 1939595.361059197, 4650745.436869074, 2872038.589282278, 3748926.93682542, 7139403.1278245235, 5149361.567925567, 2131182.6120358948, 3222282.5023758705, 4112026.109368987, 6135297.868566675, 6896432.186224196, 6193288.543748767, 4921921.591123066, 3096604.3032962917, 7400941.02232514, 5842721.704313586, 2609245.862455586, 7351571.158339092, 7254493.173915504, 3558183.4295740165, 1318060.4521180945, 1969693.280444856, 7200486.925464797, 4881270.010277077, 2367640.426327163, 2281028.598302054, 3088065.3818761026, 6140123.423554833, 7105067.674584691, 1972946.60912947, 5312705.837755339, 4944474.113237288)
ts500other75 <-c(6769583.865430368, 1208272.1922757765, 5297365.0841113385, 2018183.1563778857, 6750256.181791884, 7005342.52546944, 817949.3687998742, 2862086.780096083, 4791408.845046784, 1986050.6562697804, 6998629.730376716, 666177.400421722, 4560029.598707849, 6114280.758595155, 5220845.4076022385, 5631939.99438781, 5042679.342088978, 3558532.7689636606, 5664929.082881222, 6191564.828601392, 2524812.208342369, 3517948.896744313, 6268000.98770757, 5555822.6093404135, 3097366.0321016223, 3725988.969150378, 5408075.991409582, 4557392.23999556, 7260541.879141484, 1.3725729094085343E7, 6838104.162178974, 5136621.170411537, 3782620.483676569, 2990179.916275264, 3088390.605923724, 7037283.684921169, 7230233.102138634, 5843108.937250409, 4166850.946212617, 6141558.415964475, 7089704.0687966235, 1592067.3872527482, 2656352.891887064, 7009846.925158513, 6155617.927212897, 5081543.934864266, 1.298701221310359E7, 4742221.739678022, 6238060.5486468375, 6422296.000041865, 1014612.3587284588, 663003.3072758587, 4064511.165973566, 5514719.616695948, 6682555.600002614, 5770138.908421625, 4654534.332228705, 6847382.111738107, 6119653.431831605, 5286001.9300489165, 5501570.525809743, 5507452.947065504, 5528547.8182979915, 5123839.889145477, 1.4293843436678065E7, 4504524.582520329, 8845251.757219637, 6580032.992254687, 6579967.388688355, 6997361.650701868, 7272249.372902644, 5192742.908575228, 4175636.0698567433, 6499339.386578651, 1379542.5600136896, 7279602.821248539, 6750119.0446159635, 4863523.4102478465, 5847105.209119357, 6456057.247401714, 7260723.776886009, 2870633.8222064385, 5582253.460200782, 3524292.8110820246, 7128136.082351209, 7091271.989193724, 6250974.421240583, 6116972.973280577, 2323812.237390773, 9309562.435542932, 6293322.019691666, 2219661.313339373, 7431000.504863728, 5019987.40637113, 7239567.498876957, 1101589.991733673, 5472657.897557304, 1844558.7227296273, 6755132.503442483, 7122988.678047682)

ts500gtime100 <-193.9093485
ts500rtime100 <-1.4194817
ts500face100 <-c(7677518.980813947, 4035544.6841943776, 6875317.318938899, 2865875.6051924643, 7186064.034519428, 9024262.847653342, 4351921.3061747365, 8254026.654643122, 7882500.646880748, 5820126.077943283, 8811344.67981118, 1.3365545807790976E7, 7373385.356886266, 6414299.603992894, 4178745.317101493, 7210096.447957205, 2268939.7144322004, 8473693.86902249, 4175151.8969550063, 9228211.257423913, 7887670.4494229695, 6898077.853284228, 2951991.773633881, 8957059.731769366, 2302936.570780737, 3913414.5108195436, 7088240.390995458, 7678173.42761198, 6567001.944188024, 5396608.455317194, 2986366.0220659985, 5549049.612293315, 7880556.480272413, 6569591.810175425, 6506645.502291489, 3210974.631699597, 9683546.251960982, 7693612.417044244, 4442964.749780321, 7861034.017590073, 7728782.250681704, 7251267.022427139, 2123656.439861171, 5818940.703571597, 3302432.745173987, 4260824.056064669, 5673887.12808213, 7341866.9396965355, 2843264.0096150064, 7702352.903445788, 6222183.833061431, 3568775.4699286353, 7795395.109864625, 3643043.4231012124, 3811781.936598974, 9098028.45755649, 9656125.532454828, 5970527.481009559, 4921178.9389378745, 7210861.973515728, 7862319.005435737, 6804451.689761593, 8008415.710896838, 6643230.56937023, 3495707.3374550478, 5452722.763878142, 8880017.584944949, 6693768.101816186, 2393175.743876709, 6090813.080629901, 3832475.652247148, 5062456.072087343, 9947873.244622417, 6831640.819323171, 2939842.9037377867, 4232900.183964347, 5337393.829198442, 8168633.61824031, 9251473.13193019, 8252336.785951215, 6542893.579721025, 4066554.927781318, 9887684.53334877, 7545298.607022908, 3461628.8751297304, 9838528.403138189, 9687362.683972383, 4676414.046820424, 1619707.7306118598, 2577599.81297405, 9642826.090494499, 6535589.851655034, 2934003.9717485206, 2853682.671695324, 4303631.497166693, 8188891.918181011, 9539668.843335113, 2576702.9794781543, 7163910.765655928, 6723651.0195965255)
ts500other100 <-c(9012757.993980745, 1538830.9778404168, 6999468.667485612, 2629067.8334557908, 9003514.246150473, 9344225.14423135, 1024154.6439526905, 3805614.9813337997, 6355134.794456735, 2727839.283038645, 9336092.493861292, 847875.3567667624, 6066929.872347872, 8144464.614458547, 6955088.509244445, 7503107.898884068, 6879041.847978594, 4478102.036795143, 7495805.048664942, 8432856.934778616, 3210794.155834777, 4672931.550869033, 8362672.922080167, 7335448.205190347, 5131323.345615918, 5404468.0513556115, 7258012.333060521, 6053485.235990844, 9675883.25790999, 1.8589906594594464E7, 9116701.458536657, 6797398.741739472, 5137565.651795606, 3649967.139216094, 4034785.9547531023, 9404198.36284028, 9645672.254233768, 7897975.15362292, 5268492.1627218, 8137246.104013079, 9457329.121140791, 2031520.8699459708, 3506019.28375543, 9349259.49888231, 8194065.179377517, 6762305.353066076, 1.7201667111637175E7, 6116277.6781517165, 8106058.069227923, 8520574.023698913, 1276156.1785708296, 905659.700953215, 5146628.154243452, 7389145.499092205, 8854163.03480305, 7232447.428186535, 6211779.89112961, 9207792.531388344, 8073326.7726531895, 7200229.843177442, 7340126.1576753715, 7367895.570982558, 7120675.263806924, 6893941.228509337, 1.9117301567966726E7, 5828922.007685795, 1.1835104684255162E7, 8775776.029396644, 8775680.467441006, 9337310.401681753, 9724524.885433115, 6906225.106403604, 5201549.844217511, 8713304.851221167, 1668501.146037266, 9702236.497608952, 9003156.623844033, 6453675.44451628, 8056492.533509478, 8603867.651910372, 9685737.33378884, 3698324.9362250874, 7404961.169834971, 4698335.225373342, 9515276.899304682, 9458741.394843787, 8200432.260760053, 8149400.231575432, 3051891.920614126, 1.2429656289044878E7, 8458829.77696782, 3043147.2485982925, 9913196.841076294, 6664237.199870159, 9660731.890046764, 1517749.3007050664, 7544604.131728167, 2414031.210417058, 9116163.117389724, 9507433.024272898)

detected25 <- detected(ts100face25, ts100other25)
sorted25 <- sort(c(ts100face25, ts100other25))
max25 <- sorted25[which(detected25==max(detected25))]
min25 <- sorted25[which(detected25==min(detected25))]
print(max(max25))
print(max(min25))

detected50 <- detected(ts100face50, ts100other50)
sorted50 <- sort(c(ts100face50, ts100other50))
max50 <- sorted50[which(detected50==max(detected50))]
min50 <- sorted50[which(detected50==min(detected50))]
print(max(max50))
print(max(min50))

detected75 <- detected(ts100face75, ts100other75)
sorted75 <- sort(c(ts100face75, ts100other75))
max75 <- sorted75[which(detected75==max(detected75))]
min75 <- sorted75[which(detected75==min(detected75))]
print(max(max75))
print(max(min75))

detected100 <- detected(ts100face100, ts100other100)
sorted100 <- sort(c(ts100face100, ts100other100))
max100 <- sorted100[which(detected100==max(detected100))]
min100 <- sorted100[which(detected100==min(detected100))]
print(max(max100))
print(max(min100))

plot(sort(c(ts100face50, ts100other50)), detected(ts100face50, ts100other50), main="100, 50")
plot(sort(c(ts100face75, ts100other75)), detected(ts100face75, ts100other75), main="100, 75")
plot(sort(c(ts100face100, ts100other100)), detected(ts100face100, ts100other100), main="100, 100")

plot(sort(c(ts250face50, ts250other50)), detected(ts250face50, ts250other50), main="250, 50")
plot(sort(c(ts250face75, ts250other75)), detected(ts250face75, ts250other75), main="250, 75")
plot(sort(c(ts250face100, ts250other100)), detected(ts250face100, ts250other100), main="250, 100")

plot(sort(c(ts500face50, ts500other50)), detected(ts500face50, ts500other50), main="500, 50")
plot(sort(c(ts500face75, ts500other75)), detected(ts500face75, ts500other75), main="500, 75")
plot(sort(c(ts500face100, ts500other100)), detected(ts500face100, ts500other100), main="500, 100")
